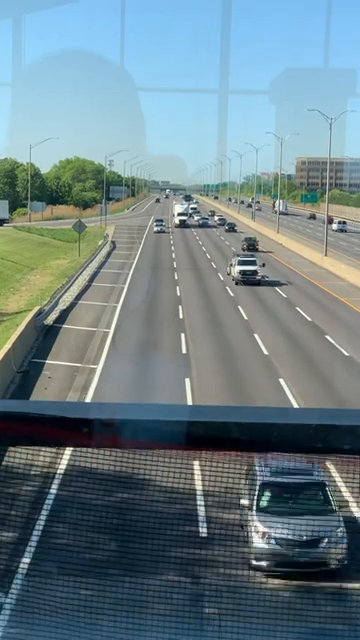
#> input picture frame 19 of fd.mp4, 360 x 640 px
$ python fd.py
#> lines starting #> are read from the running program, lines starting #| are printed output that depends on the picture; after the words box and inside, x2 and y2 are one past the last pixel; in counts of white or black regions, pixels touching at a corner belong together
import cv2

cap = cv2.VideoCapture("fd.mp4")

while True:
    ret, frame1 = cap.read()
#> frame1 is the input picture: shape (640, 360, 3); mean B, G, R 134.3, 127.5, 106.2
    ret, frame2 = cap.read()
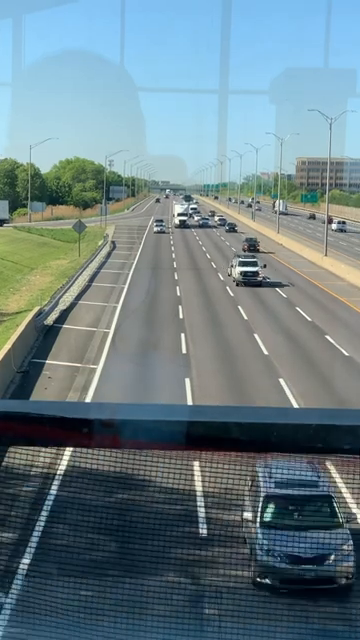
#> input picture frame 20 of fd.mp4, 360 x 640 px
#> frame2 is the input picture: shape (640, 360, 3); mean B, G, R 133.6, 126.7, 105.1

    if not ret:
        break

    diff = cv2.absdiff(frame1, frame2)
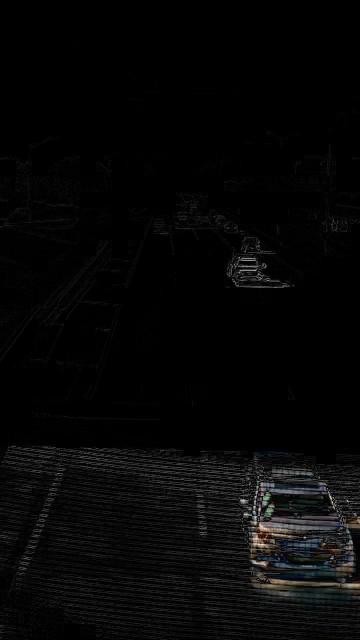
#> diff: shape (640, 360, 3); mean B, G, R 6.8, 6.8, 6.8
    gray = cv2.cvtColor(diff, cv2.COLOR_BGR2GRAY)
    blur = cv2.GaussianBlur(gray, (5,5), 0)

    _, thresh = cv2.threshold(blur, 20, 255, cv2.THRESH_BINARY)
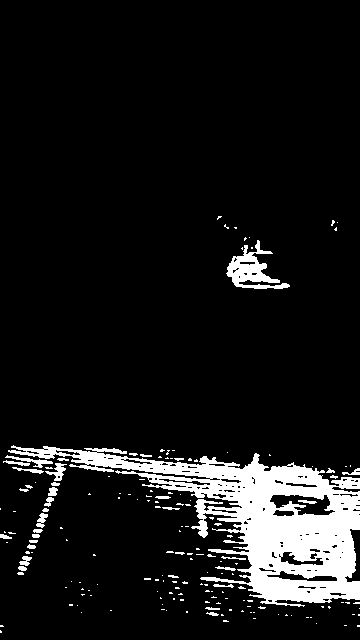
#> thresh: shape (640, 360); 9.4% white; 175 white regions (140 under 20 px), largest, box (x1, y1, x2, y2) and area: (8, 445, 360, 607) 18163, (226, 240, 290, 289) 1210, (5, 455, 53, 468) 166
    dilated = cv2.dilate(thresh, None, iterations=3)
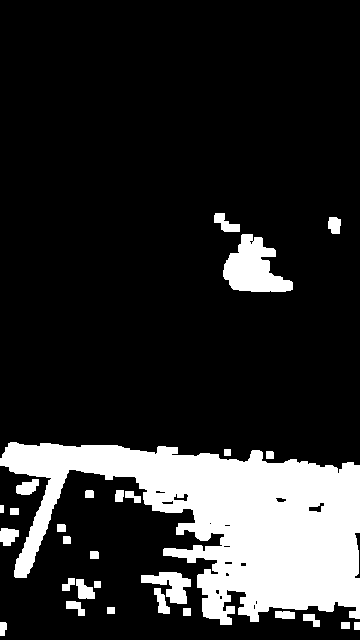
#> dilated: shape (640, 360); 17.2% white; 29 white regions, largest, box (x1, y1, x2, y2) and area: (0, 442, 360, 625) 33296, (223, 234, 293, 292) 2437, (141, 572, 191, 604) 819

    cv2.imshow("Motion Detection", dilated)

    if cv2.waitKey(30) == 27:
#> (key Esc is pressed here)
        break

cap.release()
cv2.destroyAllWindows()

$ run again, starting later in the video
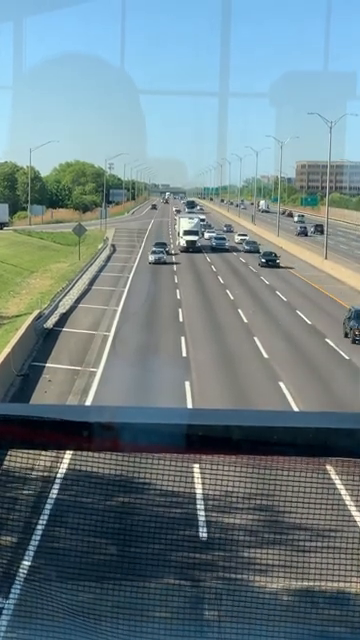
#> input picture frame 89 of fd.mp4, 360 x 640 px
#> frame1 is the input picture: shape (640, 360, 3); mean B, G, R 136, 129.7, 109.4
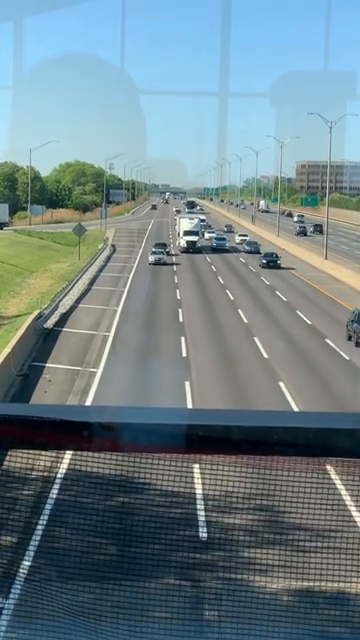
#> input picture frame 90 of fd.mp4, 360 x 640 px
#> frame2 is the input picture: shape (640, 360, 3); mean B, G, R 136.1, 129.8, 109.4
#> thresh: shape (640, 360); 0.7% white; 27 white regions (14 under 20 px), largest, box (x1, y1, x2, y2) and area: (342, 306, 360, 348) 511, (246, 248, 295, 271) 339, (149, 253, 180, 267) 174
#> `dilated = cv2.dilate(thresh, None, iterations=3)`:
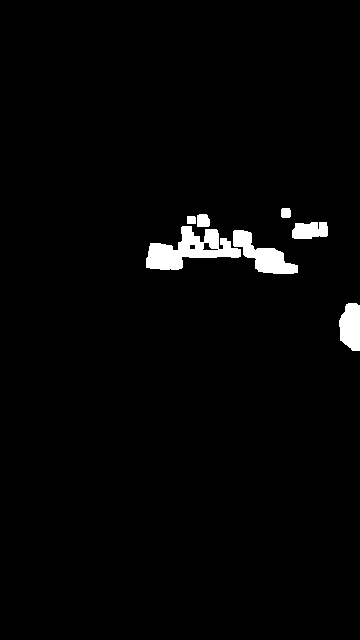
#> dilated: shape (640, 360); 2.2% white; 7 white regions, largest, box (x1, y1, x2, y2) and area: (146, 226, 241, 270) 2077, (233, 230, 298, 274) 1263, (339, 303, 360, 351) 828

$ run again, starting later in the video
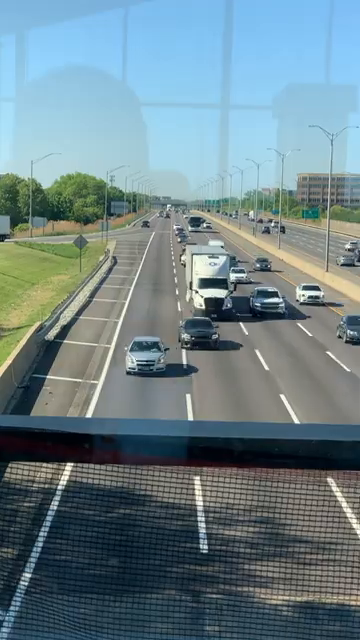
#> input picture frame 159 of fd.mp4, 360 x 640 px
#> frame1 is the input picture: shape (640, 360, 3); mean B, G, R 136.5, 129.9, 108
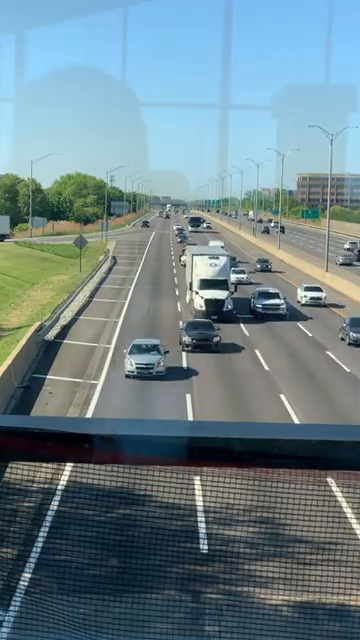
#> input picture frame 160 of fd.mp4, 360 x 640 px
#> frame2 is the input picture: shape (640, 360, 3); mean B, G, R 136.6, 129.9, 108
#> thresh: shape (640, 360); 3.2% white; 36 white regions (20 under 20 px), largest, box (x1, y1, x2, y2) and area: (123, 336, 200, 382) 1855, (189, 266, 287, 315) 1632, (178, 315, 313, 355) 1358
#> `dilated = cv2.dilate(thresh, None, iterations=3)`:
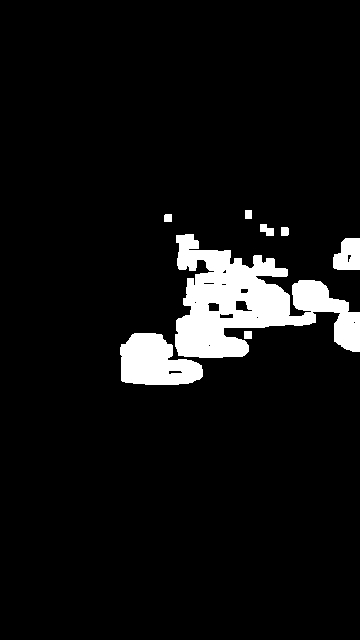
#> dilated: shape (640, 360); 6.8% white; 8 white regions, largest, box (x1, y1, x2, y2) and area: (175, 234, 360, 358) 11394, (120, 333, 203, 385) 3085, (333, 238, 360, 270) 708
